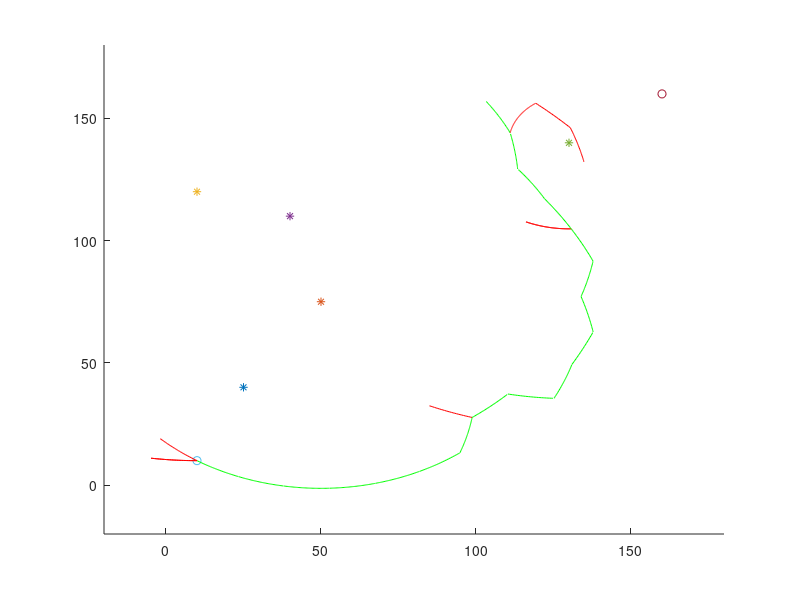

MATLAB code for this plot:
%% pathRRT
%%  - create a path from a start node to an end node
%%    using the RRT algorithm.
%%  - RRT = Rapidly-exploring Random Tree

%function CircumPathGenerator
 
global idx;
% randomly select start and end nodes
start_node = [10,10,0,0,0];
end_node   = [160,160,0,0,0];
radiotower=[25,40;
            50,75;
            10,120;
            40,110;
            130,140]; 
Rl=length(radiotower(:,1));
        
DelT = 15;
v=1;

tree = [start_node(1:2),0,0,0,0];
%%
figure(1)
axis([-20 180 -20 180]);
hold on,
for i=1:Rl
    plot(radiotower(i,1),radiotower(i,2),'*');
end
plot(start_node(1),start_node(2),'o');
plot(end_node(1),end_node(2),'o');
hold on,

%%
minimum = norm(end_node(1:2)-start_node(1:2)); 
while minimum >38
rn=round(rand(1)*Rl);
if rn==0,
    rn=1;
end
if rand(1)>0.5
    lambda=1;
else
    lambda=-1;
end

idx=1;
minimum=norm(end_node(1:2)-start_node(1:2));
for i=1:length(tree(:,1))
    if norm(end_node(1:2)-tree(i,1:2))< minimum;
        minimum=norm(end_node(1:2)-tree(i,1:2));
        idx=i;
    end
end

 r_o=norm(radiotower(rn,1:2)-tree(idx,1:2));

 del_theta = v*DelT/r_o;
if length(tree(:,1))<3 || idx==1, 
  if lambda==1,
    theta=atan2(tree(idx,2)-radiotower(rn,2),tree(idx,1)-radiotower(rn,1));
    newx=r_o*cos(theta-del_theta)+radiotower(rn,1);
    newy=r_o*sin(theta-del_theta)+radiotower(rn,2);
        
    tree=[tree;newx,newy,tree(idx,1:2),rn,lambda];
    
    
    cir_x=[];
    cir_y=[];
    for ang=theta:-0.005:theta-del_theta,
        cirx=r_o*cos(ang)+radiotower(rn,1);
        ciry=r_o*sin(ang)+radiotower(rn,2);
        cir_x=[cir_x;cirx];
        cir_y=[cir_y;ciry];      
    end
    figure(1),
    plot(cir_x,cir_y,'r'); hold on,

 else
    theta=atan2(tree(idx,2)-radiotower(rn,2),tree(idx,1)-radiotower(rn,1));
    newx=r_o*cos(theta+del_theta)+radiotower(rn,1);
    newy=r_o*sin(theta+del_theta)+radiotower(rn,2);
    
    tree=[tree;newx,newy,tree(idx,1:2),rn,-1];
    
    cir_x=[];
    cir_y=[];
    for ang=theta:0.005:theta+del_theta,
        cirx=r_o*cos(ang)+radiotower(rn,1);
        ciry=r_o*sin(ang)+radiotower(rn,2);
        cir_x=[cir_x;cirx];
        cir_y=[cir_y;ciry];
    end
    figure(1),
    plot(cir_x,cir_y,'g'); hold on,

 end
else
 if lambda==1,
    theta=atan2(tree(idx,2)-radiotower(rn,2),tree(idx,1)-radiotower(rn,1));
    newx=r_o*cos(theta-del_theta)+radiotower(rn,1);
    newy=r_o*sin(theta-del_theta)+radiotower(rn,2);
    
    test1=(tree(idx,3)*(tree(idx,2)-radiotower(tree(idx,5),2))-tree(idx,4)*(tree(idx,1)-radiotower(tree(idx,5),1))-...
        tree(idx,1)*(tree(idx,2)-radiotower(tree(idx,5),2))+tree(idx,2)*(tree(idx,1)-radiotower(tree(idx,5),1)));
    test2=(newx*(tree(idx,2)-radiotower(tree(idx,5),2))-newy*(tree(idx,1)-radiotower(tree(idx,5),1))-...
        tree(idx,1)*(tree(idx,2)-radiotower(tree(idx,5),2))+tree(idx,2)*(tree(idx,1)-radiotower(tree(idx,5),1))); 
        
    if test1<0,
        test2=test2-5;
    else
        test2=test2+5;
    end
    
    if test1*test2<0,
    tree=[tree;newx,newy,tree(idx,1:2),rn,lambda];
    
    
    cir_x=[];
    cir_y=[];
    for ang=theta:-0.005:theta-del_theta,
        cirx=r_o*cos(ang)+radiotower(rn,1);
        ciry=r_o*sin(ang)+radiotower(rn,2);
        cir_x=[cir_x;cirx];
        cir_y=[cir_y;ciry];      
    end
    figure(1),
    plot(cir_x,cir_y,'r'); hold on,
    end
    
 else
    theta=atan2(tree(idx,2)-radiotower(rn,2),tree(idx,1)-radiotower(rn,1));
    newx=r_o*cos(theta+del_theta)+radiotower(rn,1);
    newy=r_o*sin(theta+del_theta)+radiotower(rn,2);
    
    test1=(tree(idx,3)*(tree(idx,2)-radiotower(tree(idx,5),2))-tree(idx,4)*(tree(idx,1)-radiotower(tree(idx,5),1))-...
        tree(idx,1)*(tree(idx,2)-radiotower(tree(idx,5),2))+tree(idx,2)*(tree(idx,1)-radiotower(tree(idx,5),1)));
    test2=(newx*(tree(idx,2)-radiotower(tree(idx,5),2))-newy*(tree(idx,1)-radiotower(tree(idx,5),1))-...
        tree(idx,1)*(tree(idx,2)-radiotower(tree(idx,5),2))+tree(idx,2)*(tree(idx,1)-radiotower(tree(idx,5),1)));   
     
    if test1<0,
        test2=test2-5;
    else
        test2=test2+5;
    end
    
    if test1*test2<0,
    tree=[tree;newx,newy,tree(idx,1:2),rn,-1];
    
    cir_x=[];
    cir_y=[];
    for ang=theta:0.005:theta+del_theta,
        cirx=r_o*cos(ang)+radiotower(rn,1);
        ciry=r_o*sin(ang)+radiotower(rn,2);
        cir_x=[cir_x;cirx];
        cir_y=[cir_y;ciry];
    end
    figure(1),
    plot(cir_x,cir_y,'g'); hold on,
    end
 end
end
end

path=[];
parent=tree(end,3:6);
path=[parent];
while parent(1:2) ~= start_node(1:2)
for i=1:length(tree(:,1)),
   if parent(1:2)==tree(i,1:2),
      parent=tree(i,3:6);
      path=[parent;path];
   end
end
end


hold off,
disp(tree)




